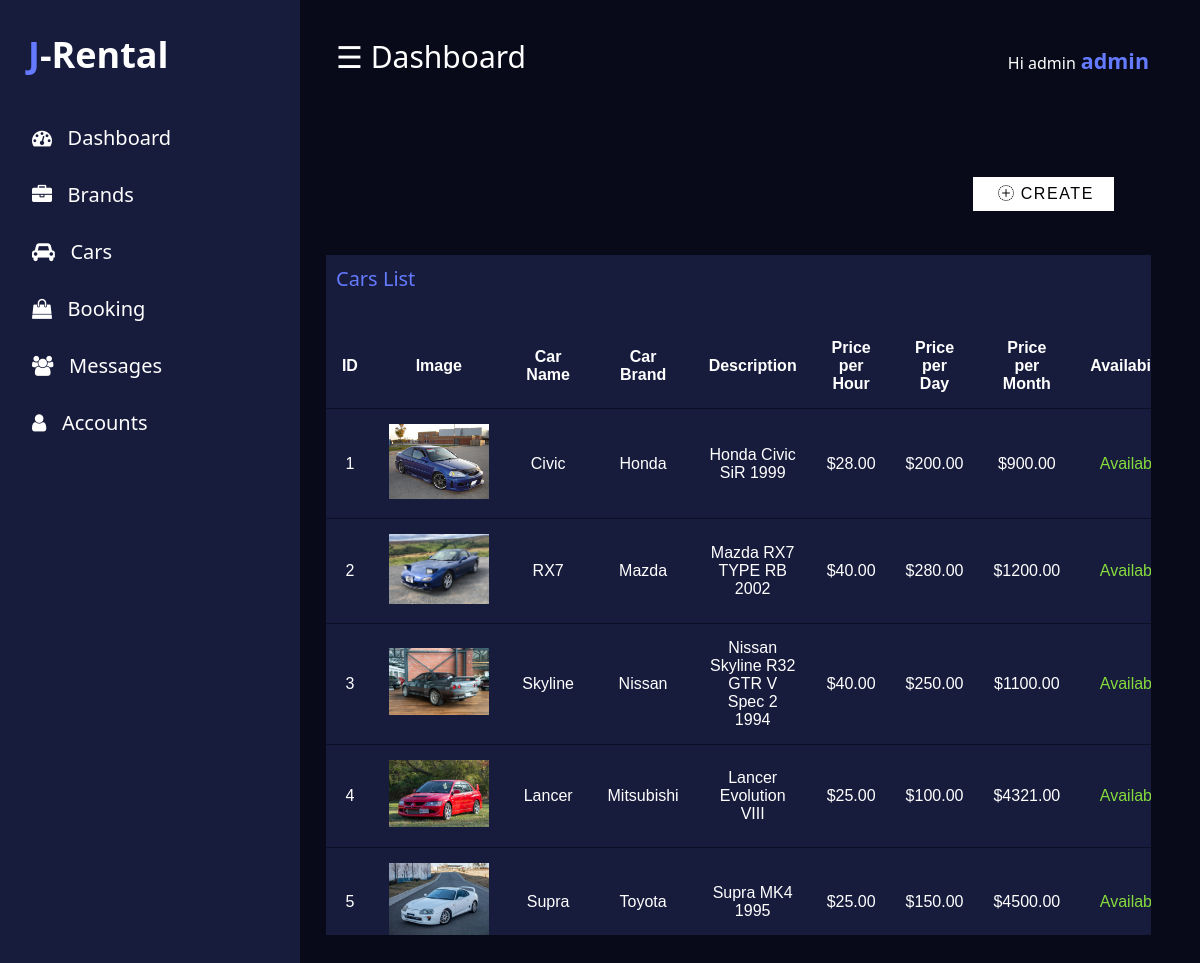
The page /admin/cars.php (signed in) on the database its author committed.
### tables this page shows
CREATE TABLE `cars` (
  `car_id` int(11) NOT NULL,
  `car_name` varchar(255) NOT NULL,
  `car_brand` int(11) NOT NULL,
  `description` text NOT NULL,
  `price_hour` decimal(10,2) NOT NULL,
  `price_daily` decimal(10,2) NOT NULL,
  `price_monthly` decimal(10,2) NOT NULL,
  `image_path` varchar(255) NOT NULL
);

CREATE TABLE `brands` (
  `brand_id` int(11) NOT NULL,
  `brand_name` varchar(255) NOT NULL
);

### backend/action.php (called while the page is built, shortened)
<?php
class Brand {
    public function getBrands() {
        $config = new Config();
        $conn = $config->getConnection();
        $query = "SELECT * FROM brands";
        $stmt = $conn->query($query);
        $brands = $stmt->fetchAll(PDO::FETCH_ASSOC);
        return $brands;
    }
}
class Car {
    private $connection;
    public function __construct($db) {
        $this->connection = $db;
    }
    public function getCars() {
        $conn = $this->connection;
        $query = "SELECT * FROM cars";
        $stmt = $conn->query($query);
        $cars = $stmt->fetchAll(PDO::FETCH_ASSOC);
        return $cars;
    }
}
?>

### admin/cars.php (the view, shortened to what this page needs)
<?php
  include 'header.php'
?>
                <?php
                $config = new Config();
                $connection = $config->getConnection();
                $brand = new Brand($connection);
                $brands = $brand->getBrands();
                ?>
</div>
	<br/>
    <button class="button" type="button" id="addNewCar"><i class="bi bi-plus-circle-dotted"></i>Create</button>
	<br/><br/>
	<div class="col-div-12">
		<div class="box-8">
      <div class="content-box">
        <p>Cars List</p>
        <br/>
        <?php
        $config = new Config();
        $db = $config->getConnection();
        $brand = new Brand($db);
        $brands = $brand->getBrands();
        $car = new Car($db);
        $cars = $car->getCars();
        $idCounter = 1;
        ?>
        <table>
            <tr>
                <th>ID</th>
                <th>Image</th>
                <th>Car Name</th>
                <th>Car Brand</th>
                <th>Description</th>
                <th>Price per Hour</th>
                <th>Price per Day</th>
                <th>Price per Month</th>
                <th>Availability</th>
            </tr>
            <?php foreach ($cars as $car): ?>
                <tr>
                    <td><?= $idCounter ?></td>
                    <td class="image"><img src="<?= $car['image_path'] ?>" alt="Car Image" width="100"></td>
                    <td><?= $car['car_name'] ?></td>
                    <td><?= getBrandName($brands, $car['car_brand']) ?></td>
                    <td><?= $car['description'] ?></td>
                    <td>$<?= $car['price_hour'] ?></td>
                    <td>$<?= $car['price_daily'] ?></td>
                    <td>$<?= $car['price_monthly'] ?></td>
                    <td style="color: #86dc3d;">Available</td>
                </tr>
                <?php $idCounter++; ?>
            <?php endforeach; ?>
        </table>
        <?php
        function getBrandName($brands, $brandId) {
            foreach ($brands as $brand) {
                if ($brand['brand_id'] == $brandId) {
                    return $brand['brand_name'];
                }
            }
            return '';
        }
        ?>
      </div>
	  </div>
	</div>
<?php
  include 'footer.php'
?>

### admin/header.php (shortened to what this page needs)
<?php
	require_once("../backend/action.php");
?>
<!Doctype HTML>
<html>
<head>
	<link rel="stylesheet" href="../assets/admin/css/mystyle.css" type="text/css"/>
	<link rel="stylesheet" href="https://cdnjs.cloudflare.com/ajax/libs/font-awesome/4.7.0/css/font-awesome.min.css">
    <link rel="stylesheet" href="https://cdn.jsdelivr.net/npm/bootstrap-icons@1.5.0/font/bootstrap-icons.css">
</head>
<body>
	<div id="mySidenav" class="sidenav">
	<p class="logo"><span>J</span>-Rental</p>
  <a href="index.php" class="icon-a"><i class="fa fa-dashboard icons"></i> &nbsp;&nbsp;Dashboard</a>
  <a href="brand.php"class="icon-a"><i class="fa fa-briefcase icons"></i> &nbsp;&nbsp;Brands</a>
  <a href="cars.php"class="icon-a"><i class="fa fa-car icons"></i> &nbsp;&nbsp;Cars</a>
  <a href="book.php"class="icon-a"><i class="fa fa-shopping-bag icons"></i> &nbsp;&nbsp;Booking</a>
  <a href="messages.php"class="icon-a"><i class="fa fa-users icons"></i> &nbsp;&nbsp;Messages</a>
  <a href="#"class="icon-a"><i class="fa fa-user icons"></i> &nbsp;&nbsp;Accounts</a>
</div>
<div id="main">
	<div class="head">
		<div class="col-div-6">
			<span style="font-size:30px;cursor:pointer; color: white;" class="nav"  >&#9776; Dashboard</span>
	</div>
<div class="col-div-6">
	<div class="logout">
		<?php if(isset($_SESSION['admin_name'])){ ?>
		<li><a href="">Hi admin<span><?php echo $_SESSION['admin_name']?></span></a>
		</li>
		<?php } else {
			header('location:../index.php?pleaseLogInFirst');
			exit();
		}?>
	</div>
</div>

### admin/footer.php (shortened to what this page needs)
</body>
</html>

### assets/admin/css/mystyle.css (style rules this page uses)
* { margin: 0; padding: 0; scroll-behavior: smooth; }
:root { --main-color: #647bff; --body-color: #090a19; --container-color: #171b3c; --heading-color: #e7f5fe; --box-color: #0d0f26; --bg-color: #fff; --text-color: #222; --glow-primary: #8f00ff; --glow-success: #86dc3d; --glow-danger: #c21808; }
a { text-decoration: none; color: var(--bg-color); cursor: pointer; }
li { list-style: none; }
.logout { float: right; outline: none; cursor: pointer; font-size: 1rem; color: var(--bg-color); font-weight: 500; margin: 10px 10px; }
.logout span { color: var(--main-color); margin: 5px; font-size: 1.34rem; font-weight: bold; text-transform: capitalize; }
body { margin:0px; padding: 0px; background-color: var(--body-color); overflow: hidden; font-family: system-ui; }
.logo { margin: 0px; margin-left: 28px; font-weight: bold; color: var(--bg-color); margin-bottom: 30px; }
.logo span { color: var(--main-color); }
.button { float: right; color: #000; background-color: #fff; text-transform: uppercase; font-size: 1rem; letter-spacing: 0.1rem; margin-top: 50px; margin-right: 70px; padding: 8px 20px; border: none; text-decoration: none; transition: 0.5s; }
.bi { margin: 5px; }
.sidenav { height: 100%; width: 300px; position: fixed; z-index: 1; top: 0; left: 0; background-color: var(--container-color); overflow: hidden; transition: 0.5s; padding-top: 30px; }
.sidenav a { padding: 15px 8px 15px 32px; text-decoration: none; font-size: 20px; color: var(--bg-color); display: block; transition: 0.3s; }
.sidenav { position: absolute; top: 0; right: 25px; font-size: 36px; }
#main { transition: margin-left .5s; padding: 16px; margin-left: 300px; }
.head { padding:20px; }
.col-div-6 { width: 50%; float: left; }
.col-div-12 { width: 100%; }
.content-box { max-height: 680px; overflow-y: auto; }
.content-box p { margin: 0px; padding: 10px; font-size: 20px; color: var(--main-color); }
.box-8 { width: 95%; background-color: var(--container-color); height: 100px; }
.box-8 { margin-left: 10px; }
table { font-family: arial, sans-serif; border-collapse: collapse; width: 100%; color: var(--container-color); text-align: center; margin: 0 auto; }
td, th { text-align: left; padding:15px; color: var(--bg-color); border-bottom: 1px solid var(--box-color); background-color: var(--container-color); text-align: center; }
th { text-align: center; }
.image { width: 10px; height: 10px; }

### rows shown on the page
cars: image_path (picture), car_name "Civic", car_brand.brand_name "Honda", description "Honda Civic SiR 1999", price_hour "28.00", price_daily "200.00", price_monthly "900.00"
cars: image_path (picture), car_name "RX7", car_brand.brand_name "Mazda", description "Mazda RX7 TYPE RB 2002", price_hour "40.00", price_daily "280.00", price_monthly "1200.00"
cars: image_path (picture), car_name "Skyline", car_brand.brand_name "Nissan", description "Nissan Skyline R32 GTR V Spec 2 1994", price_hour "40.00", price_daily "250.00", price_monthly "1100.00"
cars: image_path (picture), car_name "Lancer", car_brand.brand_name "Mitsubishi", description "Lancer Evolution VIII", price_hour "25.00", price_daily "100.00", price_monthly "4321.00"
cars: image_path (picture), car_name "Supra", car_brand.brand_name "Toyota", description "Supra MK4 1995", price_hour "25.00", price_daily "150.00", price_monthly "4500.00"

### other values the page prints
$_SESSION['admin_name'] "Admin"
